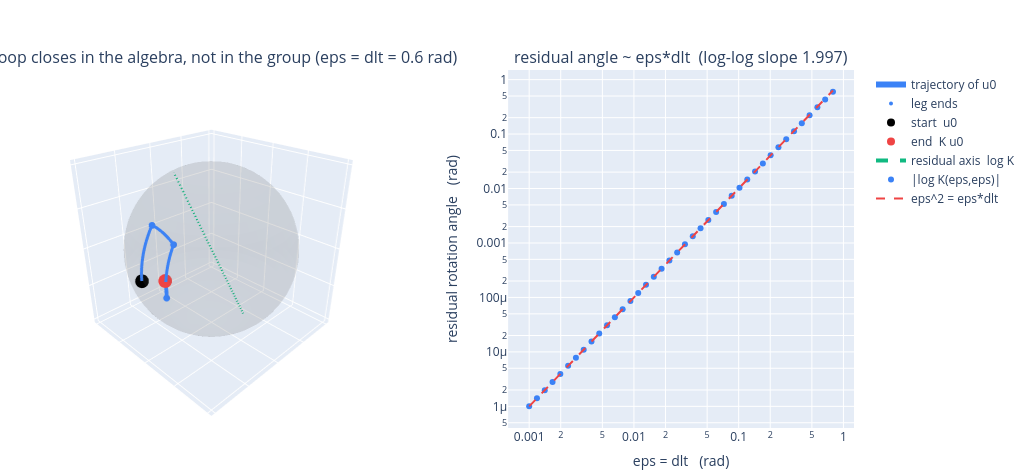

The cell this chart's notebook holds for it:
### Markdown cell above
### 4. What this is, geometrically : curvature, holonomy, and why 2D was easy

The loop closes in the command space $\mathbb{R}^3 \simeq \mathfrak{so}(3)$ and fails to close in $SO(3)$ by an amount proportional to the *area* it encloses. That is, verbatim, the definition of **curvature**, and the residual rotation is a **holonomy**.

Concretely, $SO(3)$ fibres over the sphere,

$$
SO(2) \;\hookrightarrow\; SO(3) \;\xrightarrow{\;\pi\;}\; S^2 = SO(3)/SO(2),
\qquad \pi(R) = R\,e_z ,
$$

that is : **pointing** is the base, **roll** $\gamma$ is the fibre — exactly the $(\alpha,\beta)$ versus $\gamma$ split of the Euler convention above. Our commutator loop is a closed rectangle *in the base* (only pointing manoeuvres), and it returns with a non-zero displacement *along the fibre* : pointing generates roll, and no amount of care in the manoeuvre can avoid it. The very same statement in Riemannian language : parallel-transporting a tangent vector around a closed curve on the unit sphere rotates it by the enclosed solid angle (Gauss–Bonnet, with Gaussian curvature $\equiv 1$), and a geodesic rectangle with sides $\varepsilon$ and $\delta$ encloses an area $\simeq \varepsilon\delta$ — the same number as in §3, and not by coincidence. Foucault's pendulum, the falling cat, parallel parking a car, and the Berry / Pancharatnam phase are all instances of this one mechanism.

Two structural consequences, which will haunt any attempt at a 3D magnitude–phase :

- **The roll cannot be legislated away.** A decomposition of the form "direction, and no roll" would be a continuous section $s : S^2 \to SO(3)$ of the fibration, i.e. a continuous choice of a frame attached to each direction — equivalently a nowhere-vanishing tangent vector field on $S^2$, which the hairy ball theorem forbids ($\chi(S^2) = 2 \neq 0$). $SO(3)$ is **not** $S^2 \times SO(2)$ : it is a non-trivial bundle (in fact $SO(3) \cong \mathbb{RP}^3 = S^3/\pm$, whence the double cover by the unit quaternions).
- **2D was easy for a structural reason, not by luck.** $SO(2)$ is one-dimensional, hence abelian : $\mathfrak{so}(2) = \mathbb{R}J$ and $[J,J] = 0$, no structure constants, no curvature, no holonomy. The angle $\varphi$ *is* a global group coordinate, $e^{\alpha J}e^{\beta J} = e^{(\alpha + \beta)J}$, so "shift the phase" is a well-defined, order-free operation, and $|c_n|$ is a complete invariant of the orbit. Nothing of that survives in three dimensions — not because of a bad parametrization, but because $[\cdot,\cdot] \neq 0$.

### Code cell
import plotly.graph_objects as go
from plotly.subplots import make_subplots

EPS = DLT = 0.6                                       # loop legs, in radians
LEGS = [(1, -DLT), (0, -EPS), (1, +DLT), (0, +EPS)]   # rightmost factor applied first
U0 = np.array([1., 0., 0.])                           # the direction dragged around the loop

# (a) the loop, traced continuously on the sphere
C, path, corners = np.eye(3), [], []
for axis, angle in LEGS:
    for s in np.linspace(0, angle, 60):
        path.append(expm(s * J[axis]) @ C @ U0)
    C = expm(angle * J[axis]) @ C
    corners.append(C @ U0)
path, corners = np.array(path), np.array(corners)
K = C                                                 # == loop(EPS, DLT)
w = rotvec(K); residual = np.linalg.norm(w); axis_hat = w / residual

# (b) the eps -> 0 scaling law
es = np.logspace(-3, -0.1, 40)
angles = np.array([np.linalg.norm(rotvec(loop(e, e))) for e in es])
slope = np.polyfit(np.log(es), np.log(angles), 1)[0]

fig = make_subplots(rows=1, cols=2, column_widths=[0.55, 0.45],
                    specs=[[{"type": "scene"}, {"type": "xy"}]],
                    subplot_titles=(f"the loop closes in the algebra, not in the group "
                                    f"(eps = dlt = {EPS} rad)",
                                    f"residual angle ~ eps*dlt  (log-log slope {slope:.3f})"))
u, v = np.mgrid[0:2*np.pi:60j, 0:np.pi:30j]
fig.add_trace(go.Surface(x=np.cos(u) * np.sin(v), y=np.sin(u) * np.sin(v), z=np.cos(v),
                         opacity=.12, showscale=False, hoverinfo='skip',
                         colorscale=[[0, 'grey'], [1, 'grey']]), row=1, col=1)
fig.add_trace(go.Scatter3d(x=path[:, 0], y=path[:, 1], z=path[:, 2], mode='lines',
                           line=dict(width=6, color='rgb(59,130,246)'),
                           name='trajectory of u0'), row=1, col=1)
fig.add_trace(go.Scatter3d(x=corners[:, 0], y=corners[:, 1], z=corners[:, 2], mode='markers',
                           marker=dict(size=4, color='rgb(59,130,246)'), name='leg ends'), row=1, col=1)
fig.add_trace(go.Scatter3d(x=[U0[0]], y=[U0[1]], z=[U0[2]], mode='markers',
                           marker=dict(size=8, color='black'), name='start  u0'), row=1, col=1)
fig.add_trace(go.Scatter3d(x=[(K @ U0)[0]], y=[(K @ U0)[1]], z=[(K @ U0)[2]], mode='markers',
                           marker=dict(size=8, color='rgb(239,68,68)'), name='end  K u0'), row=1, col=1)
fig.add_trace(go.Scatter3d(x=[-axis_hat[0], axis_hat[0]], y=[-axis_hat[1], axis_hat[1]],
                           z=[-axis_hat[2], axis_hat[2]], mode='lines',
                           line=dict(width=4, color='rgb(16,185,129)', dash='dash'),
                           name='residual axis  log K'), row=1, col=1)
fig.add_trace(go.Scatter(x=es, y=angles, mode='markers', name='|log K(eps,eps)|',
                         marker=dict(size=6, color='rgb(59,130,246)')), row=1, col=2)
fig.add_trace(go.Scatter(x=es, y=es**2, mode='lines', name='eps^2 = eps*dlt',
                         line=dict(color='rgb(239,68,68)', dash='dash')), row=1, col=2)
ax = dict(range=[-1.05, 1.05], showticklabels=False, title='')
fig.update_layout(width=1020, height=470, margin=dict(t=70, b=10, l=0, r=0),
                  scene=dict(xaxis=ax, yaxis=ax, zaxis=ax, aspectmode='cube',
                             camera=dict(eye=dict(x=1.5, y=1.5, z=1.1))))
fig.update_xaxes(type='log', title='eps = dlt   (rad)', row=1, col=2)
fig.update_yaxes(type='log', title='residual rotation angle   (rad)', row=1, col=2)

print(f"residual rotation : {np.degrees(residual):.3f} deg   vs   eps*dlt = {np.degrees(EPS*DLT):.3f} deg")
print(f"residual axis     : {axis_hat}   (-> z as eps, dlt -> 0)")
print(f"angular gap between the start and the end direction : "
      f"{np.degrees(np.arccos(np.clip(U0 @ (K @ U0), -1, 1))):.3f} deg")
fig.show()

### Figure 1 — Plotly figure (JSON) as saved in the notebook; plotly's stock layout.template omitted (floating-point values rounded to 4 significant figures; data arrays with more than 128 entries replaced by an {"elided": "..."} marker saying what was removed)
{"data": [{"colorscale": [[0, "grey"], [1, "grey"]], "hoverinfo": "skip", "opacity": 0.12, "scene": "scene", "showscale": false, "type": "surface", "x": {"elided": "60x30 float values"}, "y": {"elided": "60x30 float values"}, "z": {"elided": "60x30 float values"}}, {"line": {"color": "rgb(59,130,246)", "width": 6}, "mode": "lines", "name": "trajectory of u0", "scene": "scene", "type": "scatter3d", "x": {"elided": "240 float values"}, "y": {"elided": "240 float values"}, "z": {"elided": "240 float values"}}, {"marker": {"color": "rgb(59,130,246)", "size": 4}, "mode": "markers", "name": "leg ends", "scene": "scene", "type": "scatter3d", "x": [0.8253, 0.8253, 0.9443, 0.9443], "y": [0.0, 0.3188, 0.3188, 0.3091], "z": [0.5646, 0.466, -0.0814, 0.1128]}, {"marker": {"color": "black", "size": 8}, "mode": "markers", "name": "start  u0", "scene": "scene", "type": "scatter3d", "x": [1], "y": [0], "z": [0]}, {"marker": {"color": "rgb(239,68,68)", "size": 8}, "mode": "markers", "name": "end  K u0", "scene": "scene", "type": "scatter3d", "x": [0.9443], "y": [0.3091], "z": [0.1128]}, {"line": {"color": "rgb(16,185,129)", "dash": "dash", "width": 4}, "mode": "lines", "name": "residual axis  log K", "scene": "scene", "type": "scatter3d", "x": [-0.2834, 0.2834], "y": [0.2834, -0.2834], "z": [-0.9162, 0.9162]}, {"marker": {"color": "rgb(59,130,246)", "size": 6}, "mode": "markers", "name": "|log K(eps,eps)|", "type": "scatter", "x": [0.001, 0.001187, 0.001408, 0.001671, 0.001984, 0.002354, 0.002794, 0.003315, 0.003934, 0.004669, 0.005541, 0.006576, 0.007804, 0.009261, 0.01099, 0.01304, 0.01548, 0.01837, 0.0218, 0.02587, 0.0307, 0.03644, 0.04324, 0.05132, 0.0609, 0.07227, 0.08577, 0.1018, 0.1208, 0.1434, 0.1701, 0.2019, 0.2396, 0.2843, 0.3374, 0.4005, 0.4753, 0.564, 0.6693, 0.7943], "xaxis": "x", "y": [1e-06, 1.408e-06, 1.984e-06, 2.794e-06, 3.934e-06, 5.541e-06, 7.804e-06, 1.099e-05, 1.548e-05, 2.18e-05, 3.07e-05, 4.324e-05, 6.09e-05, 8.577e-05, 0.0001208, 0.0001701, 0.0002396, 0.0003374, 0.0004752, 0.0006693, 0.0009426, 0.001327, 0.00187, 0.002633, 0.003708, 0.005221, 0.007352, 0.01035, 0.01457, 0.02052, 0.02887, 0.04062, 0.05714, 0.08031, 0.1128, 0.1583, 0.2218, 0.3101, 0.4324, 0.6007], "yaxis": "y"}, {"line": {"color": "rgb(239,68,68)", "dash": "dash"}, "mode": "lines", "name": "eps^2 = eps*dlt", "type": "scatter", "x": [0.001, 0.001187, 0.001408, 0.001671, 0.001984, 0.002354, 0.002794, 0.003315, 0.003934, 0.004669, 0.005541, 0.006576, 0.007804, 0.009261, 0.01099, 0.01304, 0.01548, 0.01837, 0.0218, 0.02587, 0.0307, 0.03644, 0.04324, 0.05132, 0.0609, 0.07227, 0.08577, 0.1018, 0.1208, 0.1434, 0.1701, 0.2019, 0.2396, 0.2843, 0.3374, 0.4005, 0.4753, 0.564, 0.6693, 0.7943], "xaxis": "x", "y": [1e-06, 1.408e-06, 1.984e-06, 2.794e-06, 3.934e-06, 5.541e-06, 7.804e-06, 1.099e-05, 1.548e-05, 2.18e-05, 3.07e-05, 4.324e-05, 6.09e-05, 8.577e-05, 0.0001208, 0.0001701, 0.0002396, 0.0003374, 0.0004753, 0.0006693, 0.0009427, 0.001328, 0.00187, 0.002633, 0.003709, 0.005223, 0.007356, 0.01036, 0.01459, 0.02055, 0.02894, 0.04076, 0.05741, 0.08085, 0.1139, 0.1604, 0.2259, 0.3181, 0.448, 0.631], "yaxis": "y"}], "layout": {"annotations": [{"font": {"size": 16}, "showarrow": false, "text": "the loop closes in the algebra, not in the group (eps = dlt = 0.6 rad)", "x": 0.2475, "xanchor": "center", "xref": "paper", "y": 1, "yanchor": "bottom", "yref": "paper"}, {"font": {"size": 16}, "showarrow": false, "text": "residual angle ~ eps*dlt  (log-log slope 1.997)", "x": 0.7975, "xanchor": "center", "xref": "paper", "y": 1, "yanchor": "bottom", "yref": "paper"}], "height": 470, "margin": {"b": 10, "l": 0, "r": 0, "t": 70}, "scene": {"aspectmode": "cube", "camera": {"eye": {"x": 1.5, "y": 1.5, "z": 1.1}}, "domain": {"x": [0, 0.495], "y": [0, 1]}, "xaxis": {"range": [-1.05, 1.05], "showticklabels": false, "title": {"text": ""}}, "yaxis": {"range": [-1.05, 1.05], "showticklabels": false, "title": {"text": ""}}, "zaxis": {"range": [-1.05, 1.05], "showticklabels": false, "title": {"text": ""}}}, "width": 1020, "xaxis": {"anchor": "y", "domain": [0.595, 1], "title": {"text": "eps = dlt   (rad)"}, "type": "log"}, "yaxis": {"anchor": "x", "domain": [0, 1], "title": {"text": "residual rotation angle   (rad)"}, "type": "log"}}}
